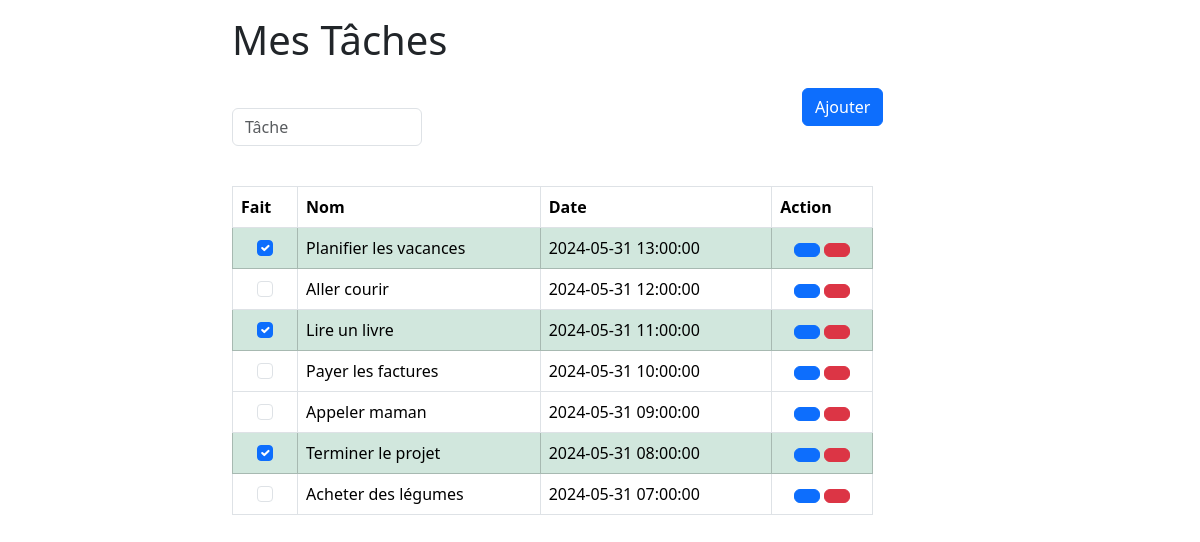
The page / on the database its author committed.
### tables this page shows
CREATE TABLE task
                    (
                        id INTEGER NOT NULL, 
                        done BOOLEAN NOT NULL,
                        name VARCHAR(255) NOT NULL,
                        date DATETIME DEFAULT (datetime('now', 'localtime')),
                        PRIMARY KEY('id' AUTOINCREMENT)
                    );

### autoload.php (called while the page is built, shortened)
<?php
spl_autoload_register(function($className) {
    $file = __DIR__ . "/Class/$className.php";
});

### config.php (called while the page is built, shortened)
<?php
include_once 'autoload.php';
$db = new Database(DATABASE_FILENAME);

### Class/Database.php (called while the page is built, shortened)
<?php
class Database
{
    private SQLite3 $db;
    public function __construct(string $filename)
    {
        $this->db = new SQLite3($filename);
    }
    public function getTasks(): array
    {
        $tasks = [];
        $query = "SELECT * FROM task ORDER BY date DESC";
        $data = $this->db->query($query);
        while ($row = $data->fetchArray()) {
            $tasks[] = $row;
        }
        return $tasks;
    }
    private function exec(string $query): void
    {
        $this->db->prepare($query);
        $this->db->exec($query);
    }
}

### functions.php (called while the page is built)
<?php
include_once 'config.php';
global $db;
$db->initialaze();
$tasks = $db->getTasks();
foreach ($tasks as $taskIndex => $task) {
    $tasks[$taskIndex]['checked'] = ($task['done'] === 1) ? 'checked' : null;
}

### index.php (the view, shortened to what this page needs)
<?php
include_once 'functions.php'
?>
<!doctype html>
<html lang="en">
<head>
    <link href="https://cdn.jsdelivr.net/npm/bootstrap@5.3.3/dist/css/bootstrap.min.css" rel="stylesheet"
>
    <link rel="stylesheet" href="styles.css" type="text/css">
</head>
<body>
    <div class="container">
        <div class="row mt-3">
            <div  class="col offset-2">
                <h1>Mes Tâches</h1>
            </div>
        </div>
        <form class="row mt-3" id="formAddTask">
            <div class="col-6 offset-2">
                <input type="text" class="form-control" name="taskName" id="inputTaskName" placeholder="Tâche" required>
            </div>
            <div class="col-4">
                <button type="submit" class="btn btn-primary mb-3">Ajouter</button>
            </div>
        </form>
        <div class="row">
            <div class="col-7 offset-2">
                <table class="table table-bordered tablestriped table-hover">
                <thead>
                    <th>Fait</th>
                    <th>Nom</th>
                    <th>Date</th>
                    <th>Action</th>
                </thead>
                <tbody>
                    <?php
                    foreach ($tasks as $task) {
                        ?>
                        <tr <?= $task['checked'] ? 'class="table-success"' : '' ?>>
                            <td class="text-center">
                                <input type="checkbox" class="form-check-input" data-id="<?= $task['id'] ?>" <?= $task['checked'] ?>>
                            </td>
                            <td><?= $task['name'] ?></td>
                            <td><?= $task['date'] ?></td>
                            <td class="text-center">
                                <a href="#" type="submit" class="btn btn-primary btn-m edit-task" data-id="<?= $task['id'] ?>"><i class="fas fa-edit"></i></a>
                                <a href="#" type="submit" class="btn btn-danger btn-m delete-task" data-id="<?= $task['id'] ?>"><i class="fas fa-trash"></i></a>
                            </td>
                        </tr>
                        <?php
                    }
                    ?>
                </tbody>
                </table>
            </div>
        </div>
    </div>
</body>
</html>

### styles.css (style rules this page uses)
.form-control { position: relative; margin: 20px 0 40px; width: 190px; }

### rows shown on the page
task: name "Planifier les vacances", date "2024-05-31 13:00:00"
task: name "Aller courir", date "2024-05-31 12:00:00"
task: name "Lire un livre", date "2024-05-31 11:00:00"
task: name "Payer les factures", date "2024-05-31 10:00:00"
task: name "Appeler maman", date "2024-05-31 09:00:00"
task: name "Terminer le projet", date "2024-05-31 08:00:00"
task: name "Acheter des légumes", date "2024-05-31 07:00:00"
